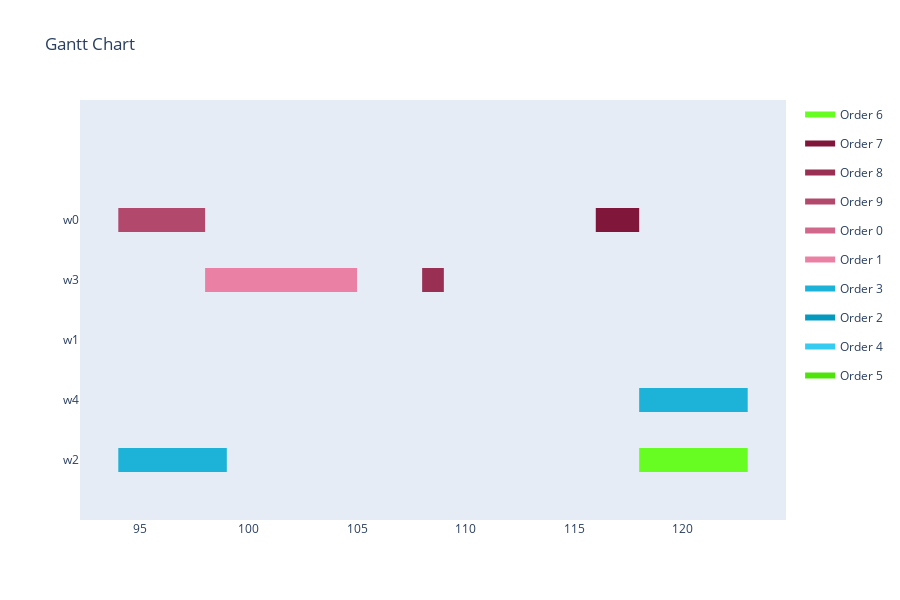

The notebook cell saved with this chart:
### Markdown cell above
Translate to Schedule

### Code cell
schedule = GAToScheduleTranslator().translate(result, selected_tasks, env, orders)
visualize_schedule(schedule, env, orders)

### Figure 1 — Plotly figure (JSON) as saved in the notebook; plotly's stock layout.template omitted (floating-point values rounded to 4 significant figures)
{"data": [{"fill": "toself", "fillcolor": "rgb(104, 253, 34)", "hoverinfo": "name", "legendgroup": "rgb(104, 253, 34)", "mode": "none", "name": "Order 6", "type": "scatter", "x": [103, 103, 103, 103, 103, 118, 123, 123, 118], "y": [0.8, 0.8, 1.2, 1.2, null, -0.2, -0.2, 0.2, 0.2]}, {"fill": "toself", "fillcolor": "rgb(129, 22, 59)", "hoverinfo": "name", "legendgroup": "rgb(129, 22, 59)", "mode": "none", "name": "Order 7", "type": "scatter", "x": [114, 114, 114, 114, 114, 119, 119, 119, 119, 119, 116, 118, 118, 116, 116, 116, 116, 116, 116], "y": [3.8, 3.8, 4.2, 4.2, null, 3.8, 3.8, 4.2, 4.2, null, 3.8, 3.8, 4.2, 4.2, null, 2.8, 2.8, 3.2, 3.2]}, {"fill": "toself", "fillcolor": "rgb(154, 47, 84)", "hoverinfo": "name", "legendgroup": "rgb(154, 47, 84)", "mode": "none", "name": "Order 8", "type": "scatter", "x": [108, 109, 109, 108, 108, 97, 97, 97, 97, 97, 98, 98, 98, 98], "y": [2.8, 2.8, 3.2, 3.2, null, 1.8, 1.8, 2.2, 2.2, null, 0.8, 0.8, 1.2, 1.2]}, {"fill": "toself", "fillcolor": "rgb(179, 72, 109)", "hoverinfo": "name", "legendgroup": "rgb(179, 72, 109)", "mode": "none", "name": "Order 9", "type": "scatter", "x": [94, 98, 98, 94, 94, 108, 108, 108, 108, 108, 114, 114, 114, 114, 114, 105, 105, 105, 105], "y": [3.8, 3.8, 4.2, 4.2, null, 3.8, 3.8, 4.2, 4.2, null, 2.8, 2.8, 3.2, 3.2, null, 1.8, 1.8, 2.2, 2.2]}, {"fill": "toself", "fillcolor": "rgb(210, 103, 140)", "hoverinfo": "name", "legendgroup": "rgb(210, 103, 140)", "mode": "none", "name": "Order 0", "type": "scatter", "x": [121, 121, 121, 121], "y": [3.8, 3.8, 4.2, 4.2]}, {"fill": "toself", "fillcolor": "rgb(235, 128, 165)", "hoverinfo": "name", "legendgroup": "rgb(235, 128, 165)", "mode": "none", "name": "Order 1", "type": "scatter", "x": [98, 105, 105, 98, 98, 109, 109, 109, 109, 109, 117, 117, 117, 117], "y": [2.8, 2.8, 3.2, 3.2, null, 2.8, 2.8, 3.2, 3.2, null, 1.8, 1.8, 2.2, 2.2]}, {"fill": "toself", "fillcolor": "rgb(29, 178, 215)", "hoverinfo": "name", "legendgroup": "rgb(29, 178, 215)", "mode": "none", "name": "Order 3", "type": "scatter", "x": [118, 118, 118, 118, 118, 118, 123, 123, 118, 118, 94, 99, 99, 94, 94, 106, 106, 106, 106], "y": [2.8, 2.8, 3.2, 3.2, null, 0.8, 0.8, 1.2, 1.2, null, -0.2, -0.2, 0.2, 0.2, null, -0.2, -0.2, 0.2, 0.2]}, {"fill": "toself", "fillcolor": "rgb(4, 153, 190)", "hoverinfo": "name", "legendgroup": "rgb(4, 153, 190)", "mode": "none", "name": "Order 2", "type": "scatter", "x": [116, 116, 116, 116, 116, 109, 109, 109, 109, 109, 100, 100, 100, 100], "y": [2.8, 2.8, 3.2, 3.2, null, 1.8, 1.8, 2.2, 2.2, null, 1.8, 1.8, 2.2, 2.2]}, {"fill": "toself", "fillcolor": "rgb(54, 203, 240)", "hoverinfo": "name", "legendgroup": "rgb(54, 203, 240)", "mode": "none", "name": "Order 4", "type": "scatter", "x": [115, 115, 115, 115, 115, 116, 116, 116, 116], "y": [2.8, 2.8, 3.2, 3.2, null, 2.8, 2.8, 3.2, 3.2]}, {"fill": "toself", "fillcolor": "rgb(79, 228, 9)", "hoverinfo": "name", "legendgroup": "rgb(79, 228, 9)", "mode": "none", "name": "Order 5", "type": "scatter", "x": [113, 113, 113, 113, 113, 94, 94, 94, 94, 94, 111, 111, 111, 111], "y": [3.8, 3.8, 4.2, 4.2, null, 3.8, 3.8, 4.2, 4.2, null, 3.8, 3.8, 4.2, 4.2]}, {"legendgroup": "rgb(104, 253, 34)", "marker": {"color": "rgb(104, 253, 34)", "opacity": 0, "size": 1}, "mode": "markers", "name": "", "showlegend": false, "text": [null, null, null, null], "type": "scatter", "x": [103, 103, 118, 123], "y": [1, 1, 0, 0]}, {"legendgroup": "rgb(129, 22, 59)", "marker": {"color": "rgb(129, 22, 59)", "opacity": 0, "size": 1}, "mode": "markers", "name": "", "showlegend": false, "text": [null, null, null, null, null, null, null, null], "type": "scatter", "x": [114, 114, 119, 119, 116, 118, 116, 116], "y": [4, 4, 4, 4, 4, 4, 3, 3]}, {"legendgroup": "rgb(154, 47, 84)", "marker": {"color": "rgb(154, 47, 84)", "opacity": 0, "size": 1}, "mode": "markers", "name": "", "showlegend": false, "text": [null, null, null, null, null, null], "type": "scatter", "x": [108, 109, 97, 97, 98, 98], "y": [3, 3, 2, 2, 1, 1]}, {"legendgroup": "rgb(179, 72, 109)", "marker": {"color": "rgb(179, 72, 109)", "opacity": 0, "size": 1}, "mode": "markers", "name": "", "showlegend": false, "text": [null, null, null, null, null, null, null, null], "type": "scatter", "x": [94, 98, 108, 108, 114, 114, 105, 105], "y": [4, 4, 4, 4, 3, 3, 2, 2]}, {"legendgroup": "rgb(210, 103, 140)", "marker": {"color": "rgb(210, 103, 140)", "opacity": 0, "size": 1}, "mode": "markers", "name": "", "showlegend": false, "text": [null, null], "type": "scatter", "x": [121, 121], "y": [4, 4]}, {"legendgroup": "rgb(235, 128, 165)", "marker": {"color": "rgb(235, 128, 165)", "opacity": 0, "size": 1}, "mode": "markers", "name": "", "showlegend": false, "text": [null, null, null, null, null, null], "type": "scatter", "x": [98, 105, 109, 109, 117, 117], "y": [3, 3, 3, 3, 2, 2]}, {"legendgroup": "rgb(29, 178, 215)", "marker": {"color": "rgb(29, 178, 215)", "opacity": 0, "size": 1}, "mode": "markers", "name": "", "showlegend": false, "text": [null, null, null, null, null, null, null, null], "type": "scatter", "x": [118, 118, 118, 123, 94, 99, 106, 106], "y": [3, 3, 1, 1, 0, 0, 0, 0]}, {"legendgroup": "rgb(4, 153, 190)", "marker": {"color": "rgb(4, 153, 190)", "opacity": 0, "size": 1}, "mode": "markers", "name": "", "showlegend": false, "text": [null, null, null, null, null, null], "type": "scatter", "x": [116, 116, 109, 109, 100, 100], "y": [3, 3, 2, 2, 2, 2]}, {"legendgroup": "rgb(54, 203, 240)", "marker": {"color": "rgb(54, 203, 240)", "opacity": 0, "size": 1}, "mode": "markers", "name": "", "showlegend": false, "text": [null, null, null, null], "type": "scatter", "x": [115, 115, 116, 116], "y": [3, 3, 3, 3]}, {"legendgroup": "rgb(79, 228, 9)", "marker": {"color": "rgb(79, 228, 9)", "opacity": 0, "size": 1}, "mode": "markers", "name": "", "showlegend": false, "text": [null, null, null, null, null, null], "type": "scatter", "x": [113, 113, 94, 94, 111, 111], "y": [4, 4, 4, 4, 4, 4]}], "layout": {"height": 600, "hovermode": "closest", "showlegend": true, "title": {"text": "Gantt Chart"}, "xaxis": {"rangeselector": {"buttons": [{"count": 7, "label": "1w", "step": "day", "stepmode": "backward"}, {"count": 1, "label": "1m", "step": "month", "stepmode": "backward"}, {"count": 6, "label": "6m", "step": "month", "stepmode": "backward"}, {"count": 1, "label": "YTD", "step": "year", "stepmode": "todate"}, {"count": 1, "label": "1y", "step": "year", "stepmode": "backward"}, {"step": "all"}]}, "showgrid": false, "type": "linear", "zeroline": false}, "yaxis": {"autorange": false, "range": [-1, 6], "showgrid": false, "ticktext": ["w2", "w4", "w1", "w3", "w0"], "tickvals": [0, 1, 2, 3, 4], "zeroline": false}}}
